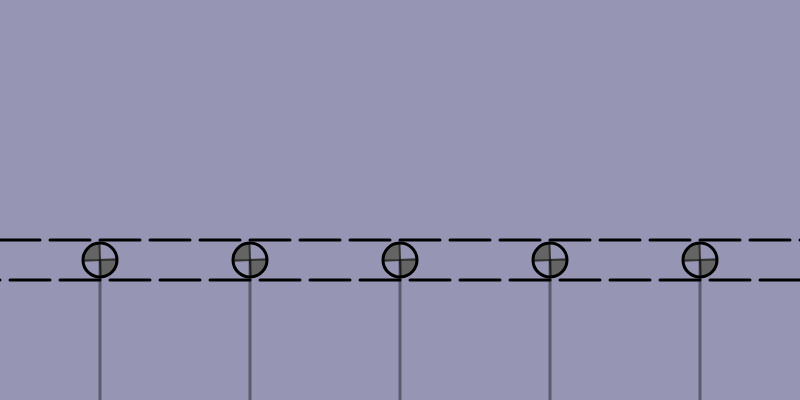
Frame 1 (no input)
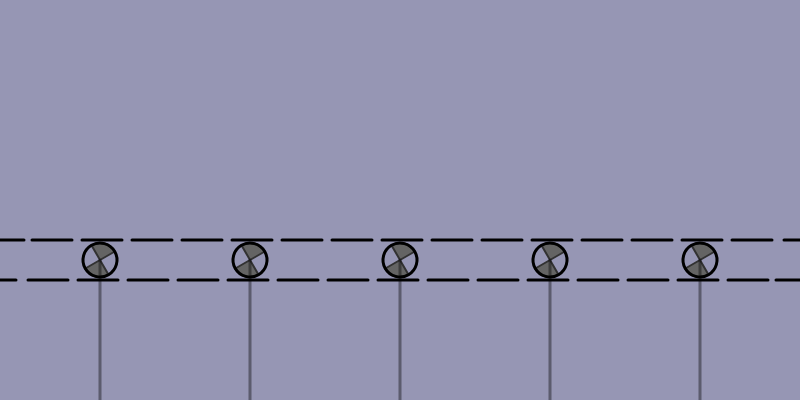
Frame 60 (no input)
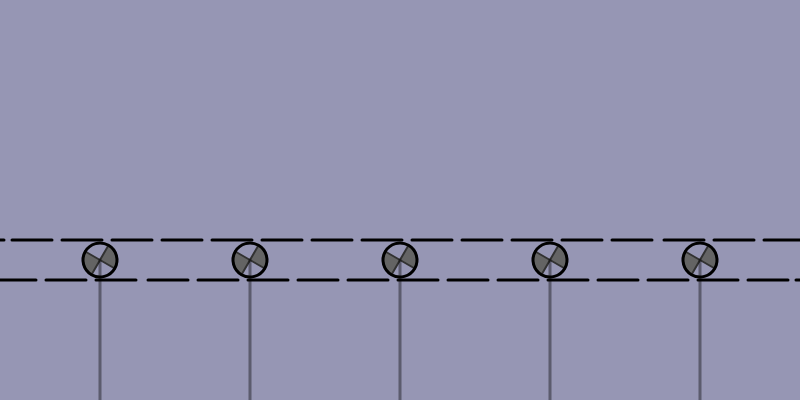
Frame 120 (the mouse pressed at the canvas centre since frame 60)

The p5.js sketch that drew these frames (run headless with seeded random() and noise() and a simulated clock; from frame 60 on, the mouse is pressed at the canvas centre):

// p5.js sketch
// ── sketch.js
//Edward Shin
//15-104 Section A
//edwardsh@andrew.cmu.edu
//Project 07


//-----------------------------------------/ Objects

var Belt = function Belt(x, y){     //belt units of conveyer belt
  
  this.len = 40;                                //length of belt unit
  this.startX1 = x;                             //starting x of top belt
  this.endX1 = this.startX1 + this.len;         //ending x of top belt
  this.startX2 = width - x;                     //starting x of bottom belt
  this.endX2 = this.startX2 - this.len;         //ending x of bottom belt
  this.y1 = y;                                  //y of top belt
  this.y2 = this.y1 + 40;                       //y of bottom belt
  this.step = -2;                               //amount to move by
  
  this.draw = function(){        //draws the belt
    
    stroke(0);
    strokeWeight(3);
    line(this.startX1, this.y1, this.endX1, this.y1);      //line for top belt
    line(this.startX2, this.y2, this.endX2, this.y2);      //line for bottom belt

  };
  
  this.move = function(){                 //moving the belt left (top) and right (bottom)
    
    this.startX1 += this.step;
    this.endX1 += this.step;
    this.startX2 -= this.step;
    this.endX2 -= this.step;
    
  };
  
};

var Wheel = function Wheel(x, y){         //wheel/gear of conveyor belt
  this.x = x;                             //center x of wheel
  this.y = y;                             //center y of wheel
  this.size = 34;                         //size of wheel
  this.angleS1 = 0;                       //starting angle of first half of wheel
  this.angleE1 = this.angleS1 + 90;       //ending angle of first half of wheel
  this.angleS2 = this.angleS1 + 180;      //starting angle of second half of wheel
  this.angleE2 = this.angleE1 + 180;      //ending angle of second half of wheel
  this.speedR;                            //speed of rotation
  
  this.draw = function(){       //draws the wheel
    
    this.speedR = -2 * frameCount;      
    
    push();
    translate(this.x, this.y);
    rotate(this.speedR);
    
    fill(100);
    stroke(50);
    strokeWeight(2);
    arc(0, 0, this.size, this.size, this.angleS1, this.angleE1, PIE);    //first half of wheel
    arc(0, 0, this.size, this.size, this.angleS2, this.angleE2, PIE);    //second half of wheel
    
    noFill();
    stroke(0);
    strokeWeight(3);
    ellipse(0, 0, this.size, this.size);     //wheel frame
    pop();
    
    stroke(0, 100);
    line(this.x, this.y,this.x, height);     //rod holding up wheel
    
  };
  
};

var Ball = function Ball(x, y){      //ball (design based on pokeball from Pokemon)
  
  this.size1 = int(random(20, 80));      //random size of ball
  this.size2 = 0.3 * this.size1;         //center circle 30 percent size of ball size
  this.x = x;                            //center x
  this.y = y - (this.size1/2);           //center y
  this.angleS = 0;                       //starting anle of colored hemisphere
  this.angleE = 180;                     //ending angle of colored hemisphere
  this.r = random(0, 255);               //random red value
  this.g = random(0, 255);               //random blue value
  this.b = random(0, 255);               //random green value
  this.speed = random(1, 2);             //random speed
  this.speedR;                           //rotation speed
  
  this.draw = function(){           //draws ball
    
    this.speedR = frameCount * this.speed;
    
    push();
    translate(this.x, this.y);
    rotate(this.speedR);
    
    fill(255);
    stroke(0);
    strokeWeight(3);
    ellipse(0, 0, this.size1, this.size1);         //ball base
    
    fill(this.r, this.g, this.b);
    stroke(50);
    arc(0, 0, this.size1, this.size1, this.angleS, this.angleE, PIE);       //colored hemisphere
    
    fill(255);
    stroke(0);
    ellipse(0, 0, this.size2, this.size2);       //center circle
    
    pop();
    
  };
  
  this.move = function(){        //moves to the left by a random speed
    
    this.x += (-this.speed);
    
  };
  
};

//----------------------------------/  Global Variables

var wheels = [];
var nWheels = 5;
var belts = [];
var nBelts = 17;
var balls = [];

var beltFloor;           //y value for floor of the belt

//----------------------------------/ Setup(), draw(), and other functions

function setup(){
  
  createCanvas(800, 400);
  angleMode(DEGREES);
  
  beltFloor = (height/2) + 40;
  buildScene();

}

function draw(){
  background(150, 150, 180);
  
  updateScene();
  
}


function buildScene(){     //building the scene with the elements
  buildBelt();
  buildWheels();
}

function updateScene(){    //continuously updating to animate
  updateBelt();
  updateWheels();
  makeBall();
  updateBalls();
}

function buildBelt(){      //set the belt units
  
  var belt;
  
  for(var b = 0; b < nBelts; b++){
    
    var spot = 50 * b;
    
    belt = new Belt(spot, beltFloor);
    belts.push(belt);
  }
  
}

function updateBelt(){           //update belt units
  
  for(var b = 0; b < belts.length; b++){
    
    var startPoint = width;
    var endPoint = -10;
    
    belts[b].draw();
    belts[b].move();
    
    if(belts[b].endX1 < endPoint){       //remove when exiting the screen
      belts.splice(b, 1);
      belts.push(new Belt(startPoint, beltFloor));
    }
  }
}

function buildWheels(){        //setting the wheels
  
  var wheel;
  
  for(var w = 0; w < nWheels; w++){
    var x = 100 + (w * 150);
    var y = beltFloor +  20;
    
    wheel = new Wheel(x, y);
    wheels.push(wheel);
  }
}

function updateWheels(){      //update to the wheels
  
  for(var w = 0; w < wheels.length; w++){
    wheels[w].draw();
  }
}

function makeBall(){          //make a ball when the chance comes
  
  var ballChance = 0.007;
  var x = width/2;
  
  if(random(0, 1) < ballChance){
    balls.push(new Ball(width + 100, beltFloor));
  }
  
}

function updateBalls(){       //make the balls roll against the belt
  
  for(var bl = 0; bl < balls.length; bl++){
    
    var endPoint = -100;
    
    balls[bl].draw();
    balls[bl].move();
    
    if(balls[bl].x < endPoint - balls[bl].size1){
      balls.splice(bl, 1);
      print("yes")
    }
  }
}
